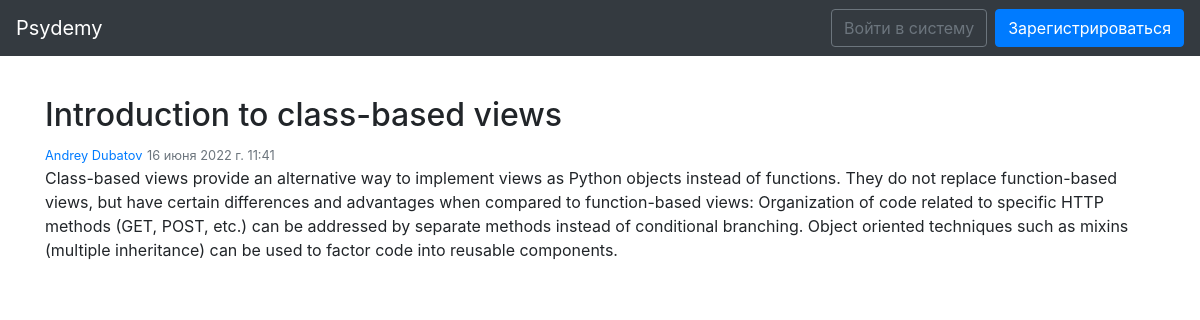
The page /articles/3 on the database its author committed.
### articles/models.py (models this page shows, shortened)
class Article(models.Model):
    author = models.ForeignKey(get_user_model(), on_delete=models.CASCADE)
    pub_date = models.DateTimeField(auto_now_add=True)
    update_date = models.DateTimeField(auto_now=True)
    title = models.CharField(max_length=255)
    body = models.TextField()
    published = models.BooleanField(default=False)
    is_paid = models.BooleanField(default=False)

### users/models.py (models this page shows)
class CustomUser(AbstractUser):
    class Sex(models.IntegerChoices):
        FEMALE = 0, _('Female')
        MALE = 1, _('Male')
        __empty__ = _('(Не указан)')
    birth_date = models.DateField(blank=True, null=True)
    sex = models.IntegerField(choices=Sex.choices, null=True, blank=True)
    phone = models.CharField(max_length=12, blank=True)
    about = models.TextField(max_length=1000, blank=True, null=True)
    avatar = models.ImageField(upload_to=get_avatar_path, blank=True)
    def __str__(self):
        if self.first_name or self.last_name:
            return f'{self.first_name} {self.last_name}'
        else:
            return self.username

### articles/views.py (the view)
# urls.py: path('articles/<int:pk>', ArticleDetailView.as_view(), name='article_detail'),
class ArticleDetailView(DetailView):
    model = Article
    template_name = 'articles/article_detail.html'
    context_name = 'article'
    def get(self, request, **kwargs):
        article = Article.objects.get(pk=self.kwargs['pk'])
        if article.published and article.pub_date < timezone.now():
            return super().get(request, **kwargs)
        else:
            raise Http404('Статья не найдена')

### articles/templates/articles/article_detail.html (shortened to what this page needs)
{% extends 'base.html' %}
{% block content %}
<article>
  <h2>{{ article.title }}</h2>
  <small class="text-muted"><a href="{% url 'user_detail' article.author.pk %}">{{ article.author }}</a></small>
  <small class="text-muted">{{ article.pub_date }}</small>
  <p>{{ article.body }}</p>
</article>
{% endblock content %}

### rows shown on the page
Article: title "Introduction to class-based views", author "Andrey Dubatov", pub_date "16 июня 2022 г. 11:41", body "Class-based views provide an alternative way to implement views as Python objects instead of functions. They do not replace function-based views, but have certain differences and advantages when compared to function-based views: Organization of code related to specific HTTP methods (GET, POST, etc.) can be addressed by separate methods instead of conditional branching. Object oriented techniques such as mixins (multiple inheritance) can be used to factor code into reusable components."
